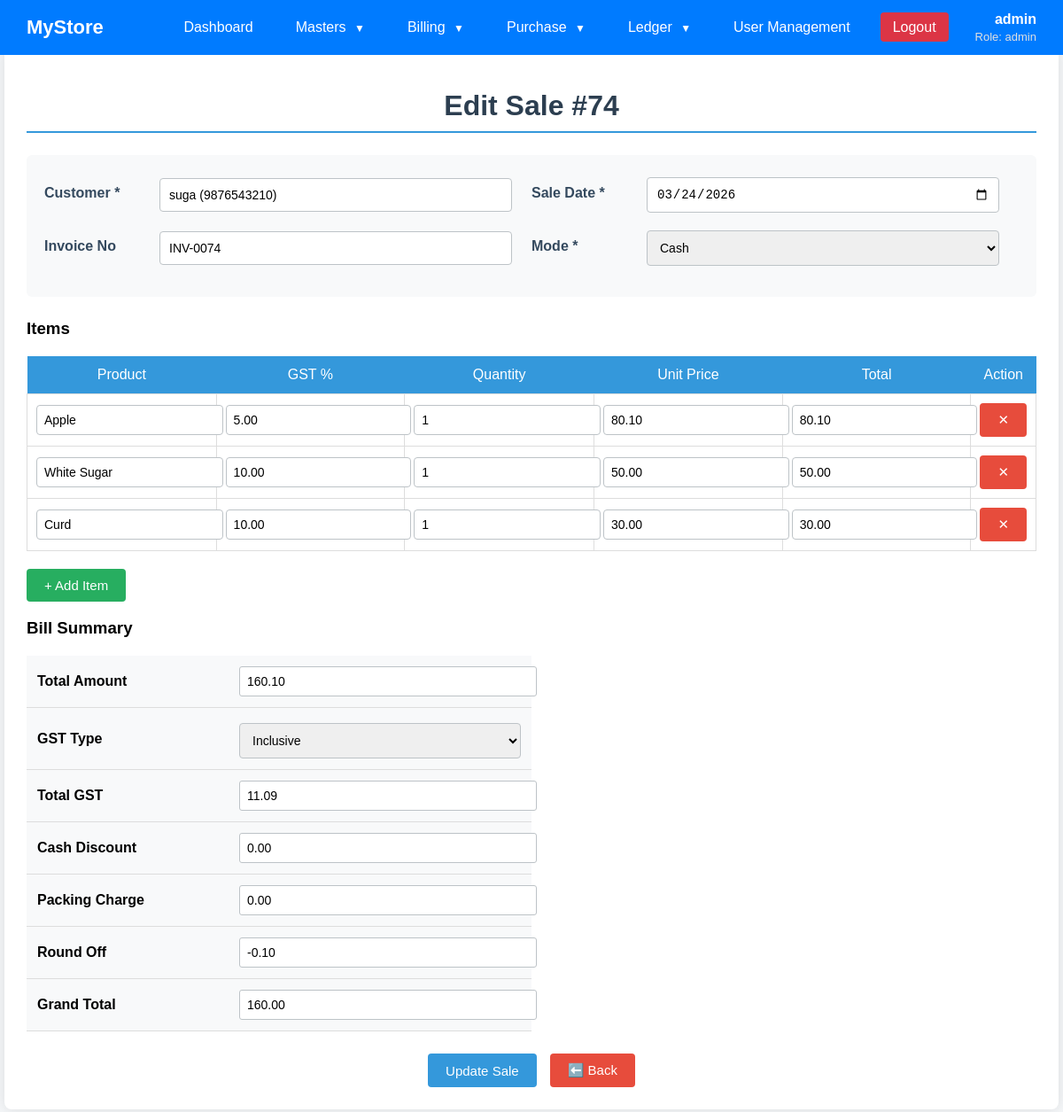
Screenshot of /edit_sale.php?id=74 (signed in) with the database file from the repository.
### tables this page shows
CREATE TABLE `sales` (
  `id` int(11) NOT NULL,
  `customer_id` int(11) NOT NULL,
  `date` date NOT NULL,
  `invoiceno` varchar(50) DEFAULT NULL,
  `mode` enum('cash','credit','bank') NOT NULL,
  `bankname` varchar(50) DEFAULT NULL,
  `bank_id` int(11) DEFAULT NULL,
  `totalamt` decimal(10,2) DEFAULT '0.00',
  `paidamt` decimal(10,2) DEFAULT '0.00',
  `balanceamt` decimal(10,2) DEFAULT '0.00',
  `discount_total` decimal(10,2) DEFAULT '0.00',
  `gst_total` decimal(10,2) DEFAULT '0.00',
  `packing_charge` decimal(10,2) DEFAULT '0.00',
  `round_off` decimal(10,2) DEFAULT '0.00',
  `grand_total` decimal(10,2) DEFAULT '0.00',
  `created_at` timestamp NOT NULL DEFAULT CURRENT_TIMESTAMP
);

CREATE TABLE `customers` (
  `id` int(11) NOT NULL,
  `customername` varchar(50) NOT NULL,
  `phoneno` bigint(20) NOT NULL,
  `city` varchar(50) NOT NULL,
  `state` varchar(255) DEFAULT NULL,
  `created_at` timestamp NOT NULL DEFAULT CURRENT_TIMESTAMP,
  `aadhaarno` varchar(20) NOT NULL
);

CREATE TABLE `sales_items` (
  `id` int(11) NOT NULL,
  `sales_id` int(11) NOT NULL,
  `product_id` int(11) NOT NULL,
  `gst_percent` decimal(5,2) DEFAULT '0.00',
  `quantity` int(11) NOT NULL,
  `unit_price` decimal(10,2) NOT NULL,
  `discount_price` decimal(10,2) DEFAULT '0.00',
  `total` decimal(10,2) NOT NULL
);

CREATE TABLE `products` (
  `pid` int(11) NOT NULL,
  `pro_name` varchar(100) NOT NULL,
  `category` varchar(50) NOT NULL,
  `unittype` varchar(20) NOT NULL,
  `unitprice` decimal(10,2) NOT NULL,
  `purchaseprice` decimal(10,2) NOT NULL,
  `regularprice` decimal(10,2) NOT NULL,
  `taxtype` varchar(10) NOT NULL,
  `hsncode` varchar(20) NOT NULL,
  `initialqty` int(11) NOT NULL,
  `expirydate` date DEFAULT NULL,
  `created_at` timestamp NOT NULL DEFAULT CURRENT_TIMESTAMP,
  `updated_at` datetime DEFAULT NULL
);

### edit_sale.php (the view, shortened to what this page needs)
<?php
include "db.php";
$sales_id = isset($_GET['id']) ? intval($_GET['id']) : 0;
$sale_query = "SELECT s.*, c.customername, c.phoneno
               FROM sales s
               JOIN customers c ON s.customer_id = c.id
               WHERE s.id = ?";
$stmt = $conn->prepare($sale_query);
$stmt->bind_param("i", $sales_id);
$stmt->execute();
$sale_result = $stmt->get_result();
$sale = $sale_result->fetch_assoc();
$items_query = "SELECT si.*, p.pro_name
                FROM sales_items si
                JOIN products p ON si.product_id = p.pid
                WHERE si.sales_id = ?";
$stmt = $conn->prepare($items_query);
$stmt->bind_param("i", $sales_id);
$stmt->execute();
$items_result = $stmt->get_result();
$sale_items = $items_result->fetch_all(MYSQLI_ASSOC);
?>
<!DOCTYPE html>
<html>
<head>
</head>
<body>
    <?php include "dashboard.php"; ?>
    <div class="container">
        <h1> Edit Sale #<?php echo $sales_id; ?></h1>
        <form method="post">
            <div class="header-section">
                <div class="form-row">
                    <label>Customer *</label>
                    <input list="customerList" id="customerInput"
                        placeholder="Type customer name..."
                        value="<?php echo htmlspecialchars($sale['customername'] . ' (' . $sale['phoneno'] . ')'); ?>"
                        oninput="setCustomerId()" required>
                </div>
                <div class="form-row">
                    <label>Sale Date *</label>
                    <input type="date" name="date" value="<?php echo $sale['date']; ?>" required>
                </div>
                <div class="form-row">
                    <label>Invoice No</label>
                    <input type="text" name="invoiceno" value="<?php echo htmlspecialchars($sale['invoiceno']); ?>" placeholder="Enter invoice number">
                </div>
                <div class="form-row">
                    <label>Mode *</label>
                    <select name="mode" id="mode" required onchange="togglePaymentField()">
                        <option value="cash" <?php echo ($sale['mode'] == 'cash') ? 'selected' : ''; ?>>Cash</option>
                    </select>
                </div>
            </div>
            <h3> Items</h3>
            <table id="itemsTable">
                <thead>
                    <tr>
                        <th>Product</th>
                        <th>GST %</th>
                        <th>Quantity</th>
                        <th>Unit Price</th>
                        <th>Total</th>
                        <th>Action</th>
                    </tr>
                </thead>
                <tbody id="itemBody">
                    <?php if (!empty($sale_items)): ?>
                        <?php foreach($sale_items as $index => $item): ?>
                        <tr>
                            <td>
                                <input list="productList" class="productInput"
                                    value="<?php echo htmlspecialchars($item['pro_name']); ?>"
                                    placeholder="Type product name..."
                                    onchange="setProductDetails(this)" required>
                            </td>
                            <td>
                                <input type="number" name="gst[<?php echo $index; ?>]" value="<?php echo $item['gst_percent']; ?>" step="0.01" onchange="calculateRow(this)">
                            </td>
                            <td>
                                <input type="number" name="qty[<?php echo $index; ?>]" value="<?php echo $item['quantity']; ?>" min="1" oninput="calculateRow(this)">
                            </td>
                            <td>
                                <input type="number" name="price[<?php echo $index; ?>]" value="<?php echo $item['unit_price']; ?>" step="0.01" oninput="calculateRow(this)">
                            </td>
                            <td>
                                <input type="text" name="total[<?php echo $index; ?>]" value="<?php echo $item['total']; ?>" readonly class="total-field">
                            </td>
                            <td>
                                <button type="button" class="btn-danger" onclick="removeRow(this)">✕</button>
                            </td>
                        </tr>
                        <?php endforeach; ?>
                    <?php endif; ?>
                </tbody>
            </table>
            <button type="button" class="btn-success" onclick="addRow()"> + Add Item</button>
            <h3> Bill Summary</h3>
            <table class="summary-table">
                <tr>
                    <td>Total Amount</td>
                    <td>
                        <input type="text" id="subTotal" name="subTotal" value="<?php echo $sale['totalamt']; ?>" readonly>
                    </td>
                </tr>
                <tr>
                    <td>GST Type</td>
                    <td>
                         <select id="gstType" name="gstType" onchange="updateBillSummary()">
                            <option value="inclusive">Inclusive</option>
                        </select>
                    </td>
                </tr>
                <tr>
                    <td>Total GST</td>
                    <td><input type="text" id="totalGST" name="totalGST" value="<?php echo $sale['gst_total']; ?>" readonly></td>
                </tr>
                <tr>
                    <td>Cash Discount</td>
                    <td><input type="number" id="cashDiscount" name="cashDiscount" value="<?php echo $sale['discount_total']; ?>" step="0.01" oninput="updateBillSummary()"></td>
                </tr>
                <tr>
                    <td>Packing Charge</td>
                    <td><input type="number" id="packingCharge" name="packingCharge" value="<?php echo $sale['packing_charge']; ?>" step="0.01" oninput="updateBillSummary()"></td>
                </tr>
                <tr>
                    <td>Round Off</td>
                    <td><input type="text" id="roundOff" name="roundOff" value="<?php echo $sale['round_off']; ?>" readonly></td>
                </tr>
                <tr>
                    <td><b>Grand Total</b></td>
                    <td><input type="text" id="grandTotal" name="grandTotal" value="<?php echo $sale['grand_total']; ?>" readonly></td>
                </tr>
            </table>
            <div class="action-buttons">
                <button type="submit" name="updateSale"> Update Sale</button>
                <a href="view_sales.php"><button type="button" class="btn-danger">⬅️ Back</button></a>
            </div>
        </form>
    </div>
</body>
</html>

### edit_sale.php (style rules this page uses)
body { font-family: Arial, sans-serif; background: #f4f6f8; margin: 0; padding: 0; }
.container { width: 95%; margin: 30px auto; background: #fff; padding: 25px; border-radius: 8px; box-shadow: 0 0 15px rgba(0,0,0,0.1); }
h1 { text-align: center; color: #2c3e50; margin-bottom: 25px; padding-bottom: 10px; border-bottom: 2px solid #3498db; }
label { display: block; margin-top: 12px; font-weight: bold; color: #34495e; }
input, select { width: 100%; padding: 10px; margin-top: 5px; border: 1px solid #bdc3c7; border-radius: 4px; font-size: 14px; }
button { padding: 10px 20px; background: #3498db; color: white; border: none; border-radius: 4px; font-size: 15px; cursor: pointer; transition: 0.3s; font-weight: 500; }
.btn-danger { background: #e74c3c; }
.btn-success { background: #27ae60; }
a { text-decoration: none; color: #3498db; }
.form-row { display: flex; align-items: center; margin-bottom: 15px; width: 48%; }
.form-row label { width: 130px; font-weight: bold; color: #34495e; margin-top: 0; }
.form-row input, .form-row select { flex: 1; padding: 10px; border: 1px solid #bdc3c7; border-radius: 4px; }
.header-section { display: flex; flex-wrap: wrap; gap: 2%; background: #f8f9fa; padding: 20px; border-radius: 6px; margin-bottom: 25px; }
table { width: 100%; border-collapse: collapse; margin: 20px 0; background: white; }
th { background: #3498db; color: white; padding: 12px; font-weight: 500; }
td { padding: 10px; border: 1px solid #ddd; }
td input { width: 100%; padding: 8px; margin: 0; border: 1px solid #bdc3c7; }
.summary-table { width: 50%; margin: 20px 0; background: #f8f9fa; }
.summary-table td { padding: 12px; border: none; border-bottom: 1px solid #ddd; }
.summary-table td:first-child { font-weight: bold; width: 40%; }
.summary-table input { width: 100%; padding: 8px; border: 1px solid #bdc3c7; border-radius: 3px; }
.action-buttons { display: flex; gap: 15px; justify-content: center; margin-top: 25px; }

### dashboard.php (style rules this page uses)
body { margin: 0; font-family: Arial, sans-serif; background: #f4f6f8; padding-top: 25px; }

### rows the page displays
sales: customer.phoneno "suga (9876543210)", date "03/24/2026", invoiceno "INV-0074", mode "Cash", subTotal "160.10", totalGST "11.09", cashDiscount "0.00", packingCharge "0.00", roundOff "-0.10", grandTotal "160.00"
sales_items: product.pro_name "Apple", gst_percent "5.00", quantity "1", unit_price "80.10", total "80.10"
sales_items: product.pro_name "White Sugar", gst_percent "10.00", quantity "1", unit_price "50.00", total "50.00"
sales_items: product.pro_name "Curd", gst_percent "10.00", quantity "1", unit_price "30.00", total "30.00"

### other values shown
$_SESSION['username'] "admin"
$_SESSION['role'] "admin"
$sales_id "74"
